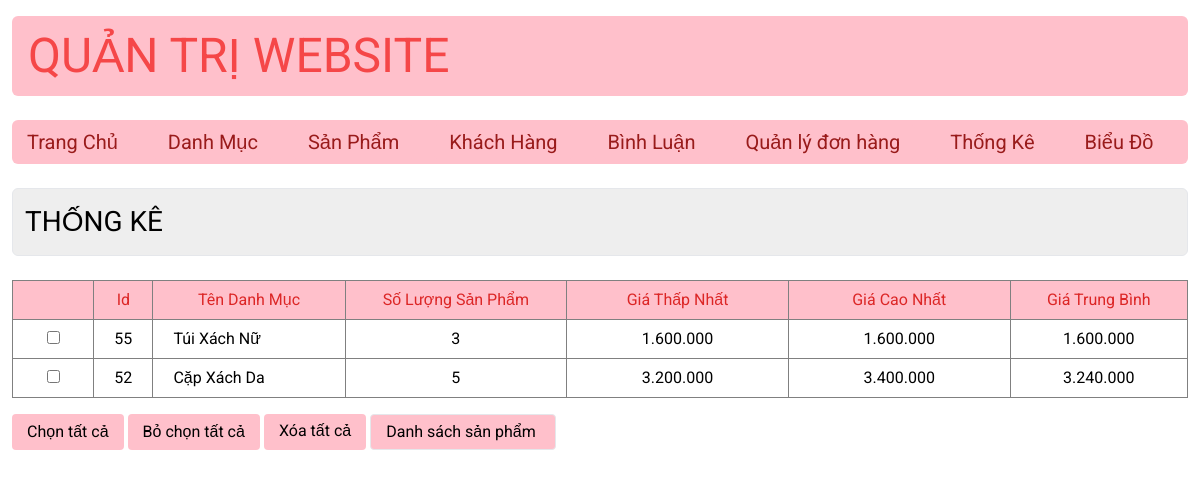
Page /admin/index_admin.php?act=statistic on the committed database.
### tables this page shows
CREATE TABLE `categories` (
  `cate_id` int(11) NOT NULL,
  `cate_name` varchar(255) NOT NULL,
  `cate_image` varchar(255) DEFAULT NULL
);

### model/cart.php (called while the page is built, shortened)
<?php
function thong_ke() {
    $sql = " SELECT `categories`.cate_id AS cate_id,
                    `categories`.cate_name AS cate_name,
                    COUNT(`products`.pro_id) AS pro_quantity,
                    MIN(`products`.pro_price) AS min_price,
                    MAX(`products`.pro_price) AS max_price,
                    AVG(`products`.pro_price) AS avg_price
            FROM `products` LEFT JOIN `categories`
            ON `products`.cate_id = `categories`.cate_id
            GROUP BY `categories`.cate_id
            ORDER BY `categories`.cate_id DESC
            ";
    $list_statistic = getAll($sql);
    return $list_statistic;
}
?>

### model/connect.php (called while the page is built, shortened)
<?php
    function connect($query){
        $connect = new PDO("mysql:host=localhost;dbname=du_an_mau2022;charset=utf8","root","");
        $connect->setAttribute(PDO::ATTR_ERRMODE, PDO::ERRMODE_EXCEPTION);
        $stmt = $connect ->prepare($query);
        $stmt -> execute();
        return $stmt;
    }
    function getAll($query){
        $result = connect($query)->fetchAll();
        return $result;
    }
?>

### admin/statistic/list.php (the view, shortened to what this page needs)
<?php
$condition = false;
?>
<p class="p-3 text-[28px] border bg-[#EEE] rounded-md">
    THỐNG KÊ
</p>
<div class="list_cate mt-6 w-full">
    <table class="border w-full mx-auto ">
        <tr class="bg-[#FFC0CB] py-2 border text-center text-red-600">
            <td class="w-[55px] "></td>
            <td title="Id" class="w-[40px]">Id</td>
            <td title="" class="w-[130px]">Tên Danh Mục</td>
            <td title="" class=" w-[150px]">Số Lượng Sản Phẩm</td>
            <td title="" class=" w-[150px]">Giá Thấp Nhất</td>
            <td title="" class=" w-[150px]">Giá Cao Nhất</td>
            <td title="" class="w-[120px]">Giá Trung Bình</td>
        </tr>
        <?php
        foreach ($list_statistic as $statistic) {
            ?>
            <tr class="show ">
                <td class="text-center"><input type="checkbox" !checked></td>
                <td class="text-center">
                    <?php echo "" . $statistic['cate_id'] ?>
                </td>
                <td class="pl-[20px] hover:bg-[#FFEEEE]">
                    <?php echo $statistic['cate_name'] ?>
                </td>
                <td class=" text-center hover:bg-[#FFEEEE]">
                    <?php echo $statistic['pro_quantity'] ?>
                </td>
                <td class=" text-center hover:bg-[#FFEEEE]">
                    <?php echo number_format($statistic['min_price'], 0, ',', '.')  ?>
                </td>
                <td class="text-center">
                    <?php echo number_format($statistic['max_price'], 0, ',', '.') ?>
                </td>
                <td class=" text-center hover:bg-[#FFEEEE]">
                    <?php echo number_format($statistic['avg_price'], 0, ',', '.') ?>
                </td>
            </tr>
            <?php
        }
        ?>
    </table>
    <div class="action w-full mx-auto mt-4 flex space-x-1">
        <input type="button" value="Chọn tất cả" onclick="checkAll()">
        <input type="button" value="Bỏ chọn tất cả" onclick="unCheck()">
        <a onclick="return confirm('Bạn có chắc chắn muốn xóa tất cả người dùng?')"
            href="index_admin.php?act=delete_all_bill&condition=<?php echo $condition ?>">Xóa tất cả</a>
        <input class=" border px-3 py-1 rounded-[4px] bg-[#FFC0CB] hover:font-[500]" type="button"
            onclick="location.href='index_admin.php?act=list_pro'" value="Danh sách sản phẩm ">
    </div>
</div>
<!DOCTYPE html>
<html lang="en">
<head>
    <script src="https://cdn.tailwindcss.com"></script>
</head>

### admin/header.php (style rules this page uses)
body { font-family: 'Roboto', sans-serif; }

### admin/statistic/list.php (style rules this page uses)
body { font-family: 'Roboto', sans-serif; }
table { border-collapse: collapse; }
tr>td { padding: 7px 0; border: 1px solid gray; }
.action input, a { background-color: #FFC0CB; padding: 5px 15px; border-radius: 4px; }

### rows in the picture
categories: cate_id "55", cate_name "Túi Xách Nữ", pro_quantity "3", min_price "1.600.000", max_price "1.600.000", avg_price "1.600.000"
categories: cate_id "52", cate_name "Cặp Xách Da", pro_quantity "5", min_price "3.200.000", max_price "3.400.000", avg_price "3.240.000"
